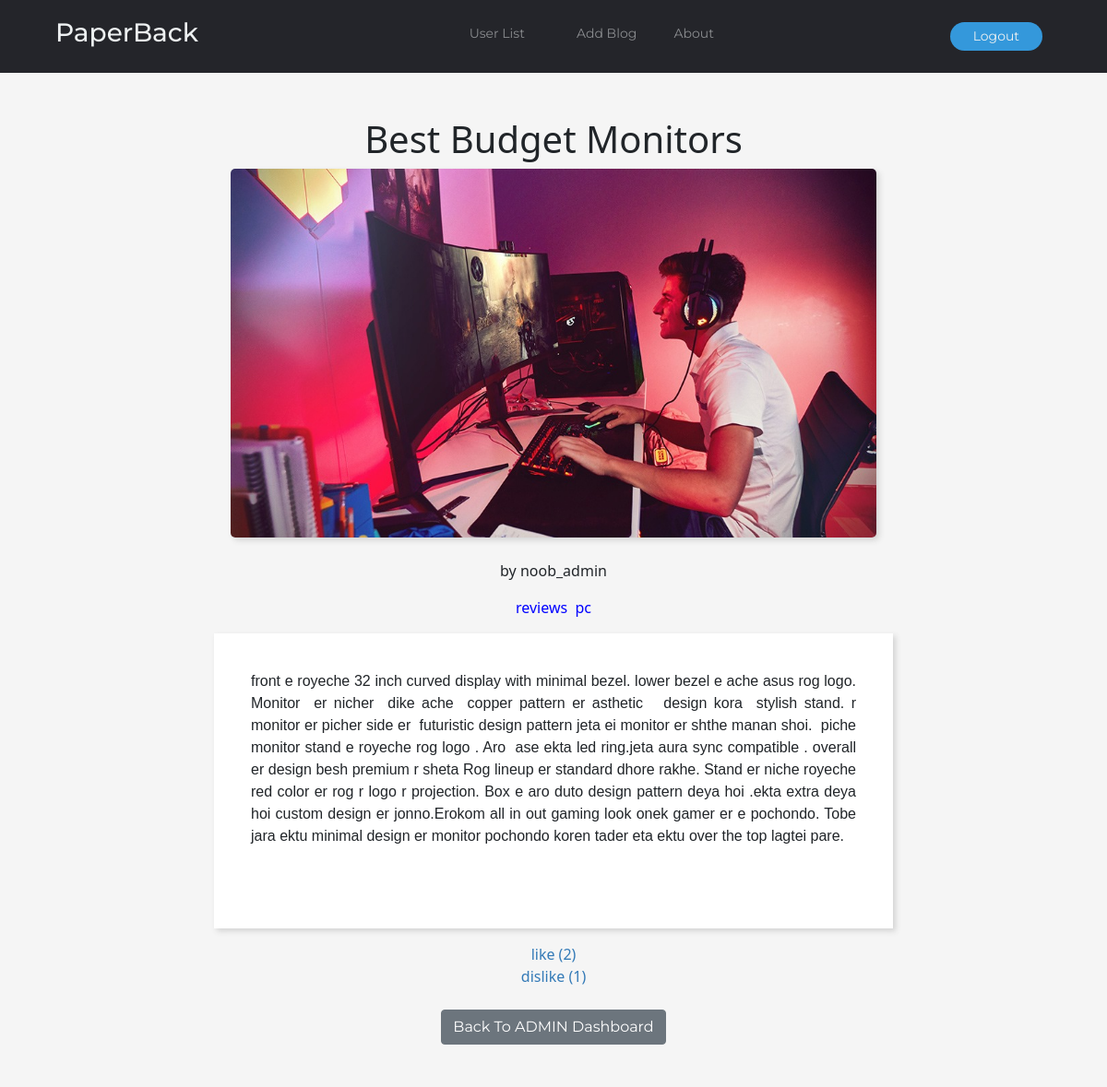
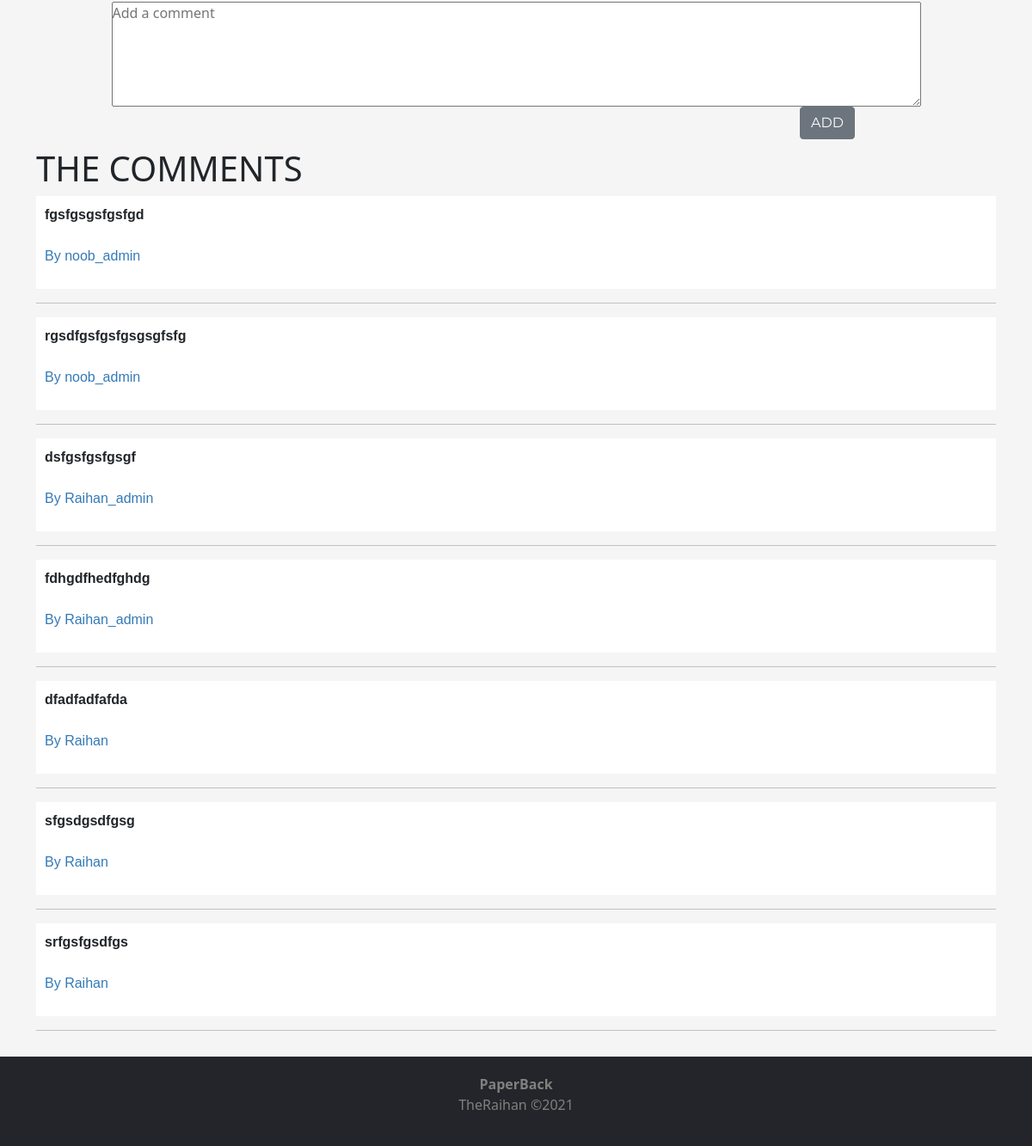
The page /admin/admin_fullpost.php?id=63 on the database its author committed (2 pictures, top to bottom).
### tables this page shows
CREATE TABLE `blogs` (
  `id` int(255) NOT NULL,
  `name` varchar(255) NOT NULL,
  `type` varchar(255) NOT NULL,
  `category` varchar(255) NOT NULL,
  `title` varchar(255) NOT NULL,
  `description` longtext NOT NULL,
  `blog_image` varchar(255) NOT NULL
);

CREATE TABLE `comments` (
  `id` int(255) NOT NULL,
  `name` varchar(255) NOT NULL,
  `blog_id` int(255) NOT NULL,
  `comment` mediumtext NOT NULL
);

### admin/admin_fullpost.php (the view, shortened to what this page needs)
<?php
include("../db.php");
include("admin_main_navbar.php");
$id =$_GET['id'];
$query="SELECT * FROM blogs where id='$id'";
$result=mysqli_query($con,$query);
$num=mysqli_num_rows($result);
if($num>0)
{
    while($row=mysqli_fetch_array($result))
    {
    $id=$row["id"];
    $g_name=$row["name"];
    $type=$row["type"];
    $category=$row["category"];
    $title=$row["title"];
    $description=$row["description"];
    $blog_image=$row['blog_image'];
    ?>
    <!DOCTYPE html>
    <html lang="en">
    <head>
        <link rel="stylesheet" href="../bootstrap/css/bootstrap.min.css">
        <link rel="stylesheet" href="../css/nav.css">
    </head>
    <body class="back">
        <br>
        <br>
        <div class="container" align="center">
        <div class="row">
            <div class="col-sm-2"></div>
            <div class="col-sm-8">
            <h1><?php echo $title;?></h1>
            <img class="image" src="../images/<?php echo $blog_image;?>"width="700px" height="400px">
            <br>
            <br>
            <p><?php
             if(!isset($_SESSION['pass']))
             {
                 echo "by ".$g_name;
             }
             else{
                 echo "by ".$g_name;
             }
            ?></p>
            <p style="color: blue"><?php echo $type;?>&nbsp&nbsp<?php echo $category;?></p>
            <p class="data" style="text-align:justify"><?php echo $description;?></p>
            <form action="likes.php" method="post">
                <?php
                $query1="SELECT * FROM likes WHERE blog_id='$id'";
                $result1=mysqli_query($con,$query1);
                $count_likes=mysqli_num_rows($result1);
                ?>
                <input type="submit" name="like" value="like <?php echo "(".$count_likes.")";?>"style="background:none; color: #337ab7; border: none">
            </form>
            <form action="dislikes.php" method="post">
                <?php
                $query2="SELECT * FROM dislikes WHERE blog_id='$id'";
                $result2=mysqli_query($con,$query2);
                $count_dislikes=mysqli_num_rows($result2);
                ?>
                <input type="submit" name="dislike" value="dislike <?php echo "(".$count_dislikes.")";?>"style="background:none; color: #337ab7; border: none">
            </form>
            <br>
                <a class="btn btn-secondary" href=admin_dashboard.php>Back To ADMIN Dashboard</a>
            <br>
            <br>
            </div>
            <div class="col-sm-2"></div>
        </div>
        </div>
        <form method="POST" action="admin_comments.php" enctype="multipart/form-data">
            <div class="container" align="center">
            <br>
            <textarea name="comment" rows="5" cols="100" placeholder="Add a comment" required></textarea>
            <br>
            <button style="position:absolute;margin-left: 330px"type="submit" name="add" class="btn btn-secondary">ADD</button>
            </div>
            </form>
            <br>
            <br>
            <div class="container">
                <h1>THE COMMENTS</h1>
            <?php
                $c_query="SELECT * FROM comments WHERE blog_id='$id'";
                $c_result=mysqli_query($con,$c_query);
            while($c_row=mysqli_fetch_array($c_result))
            {
                $c_name=$c_row["name"];
                $comment=$c_row["comment"];
            ?>
            <div  style="font-family:'Lucida Sans', 'Lucida Sans Regular', 'Lucida Grande', 'Lucida Sans Unicode', Geneva, Verdana, sans-serif">
             <div class="c_data" >
                <b class="des"><?php echo "$comment";?></b>
                <br>
                <br>
                <p style="color:#337ab7"><?php echo "By   ".$c_name;?></p>
            </div>
            <hr style="width:100%">
            </div>
            </body>
            </html>
            <?php
            }
            ?>
</body>
        </html>
<?php
    }
}
include("../footer.php");
?>

### css/nav.css (style rules this page uses)
* { box-sizing: border-box; margin: 0; padding: 0; }
li, a, button { font-family: "Montserrat", sans-serif; font-size: 14px; color: #edf0f1; text-decoration: none; }
button { padding: 5px 25px; background-color: rgba(52, 152, 219, 1); border: none; font-size: 14px; border-radius: 50px; cursor: pointer; transition: all 0.3s ease 0s; margin: 0; }

### admin/admin_fullpost.php (style rules this page uses)
.back { background-color: whitesmoke; }
.data { white-space: pre-wrap; font-family:Arial, Helvetica, sans-serif; padding: 40px; box-shadow: 3px 3px 6px lightgrey; background-color: white; }
.image { border-radius: 5px; box-shadow: 3px 3px 6px lightgrey; }
.c_data { font-family:Arial, Helvetica, sans-serif; padding: 10px; background-color: white; }
.des { white-space: pre-wrap; }

### rows shown on the page
blogs: title "Best Budget Monitors", blog_image (picture), name "noob_admin", type "reviews", category "pc", description "front e royeche 32 inch curved display with minimal bezel. lower bezel e ache asus rog logo. Monitor er nicher dike ache copper pattern er asthetic design kora stylish stand. r monitor er picher side er futuristic design pattern jeta ei monitor er shthe manan shoi. piche monitor stand e royeche rog logo . Aro ase ekta led ring.jeta aura sync compatible . overall er design besh premium r sheta Rog lineup er standard dhore rakhe. Stand er niche royeche red color er rog r logo r projection. Box e aro duto design pattern deya hoi .ekta extra deya hoi custom design er jonno.Erokom all in out gaming look onek gamer er e pochondo. Tobe jara ektu minimal design er monitor pochondo koren tader eta…"
comments: comment "fgsfgsgsfgsfgd", name "noob_admin"
comments: comment "rgsdfgsfgsfgsgsgfsfg", name "noob_admin"
comments: comment "dsfgsfgsfgsgf", name "Raihan_admin"
comments: comment "fdhgdfhedfghdg", name "Raihan_admin"
comments: comment "dfadfadfafda", name "Raihan"
comments: comment "sfgsdgsdfgsg", name "Raihan"
comments: comment "srfgsfgsdfgs", name "Raihan"
